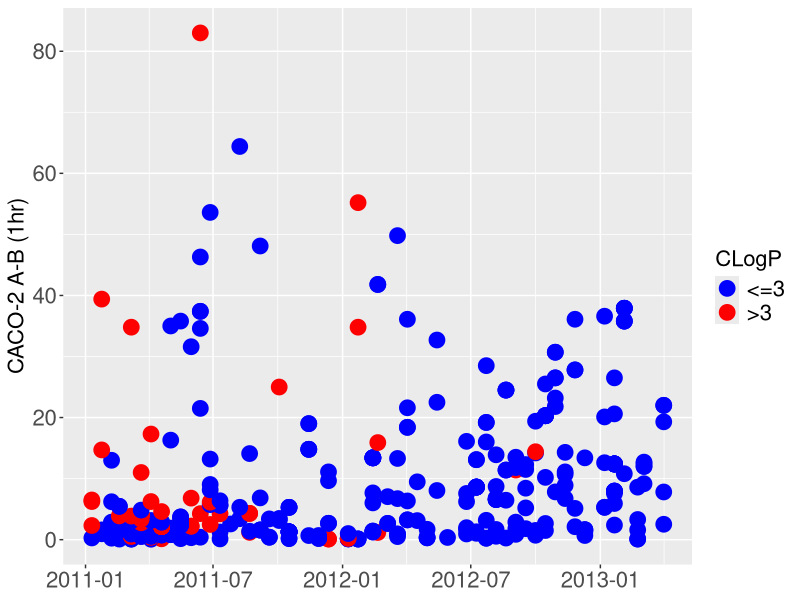
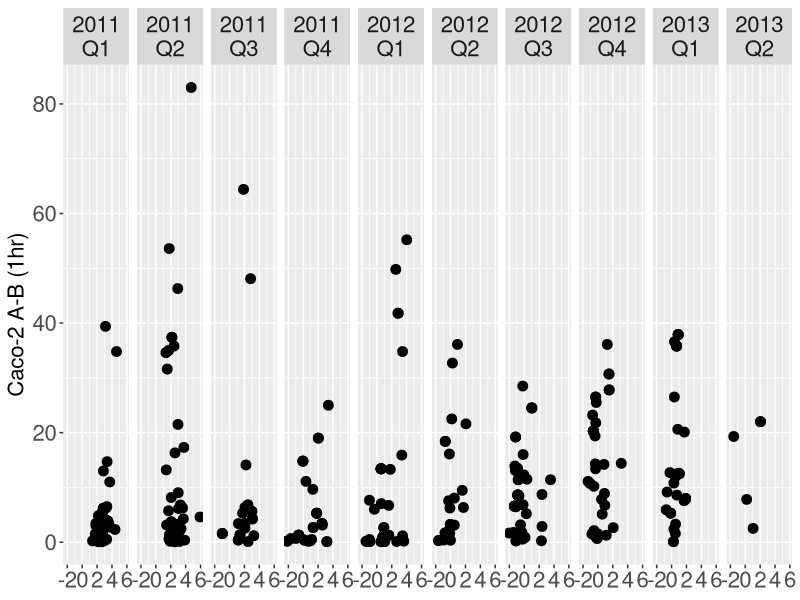
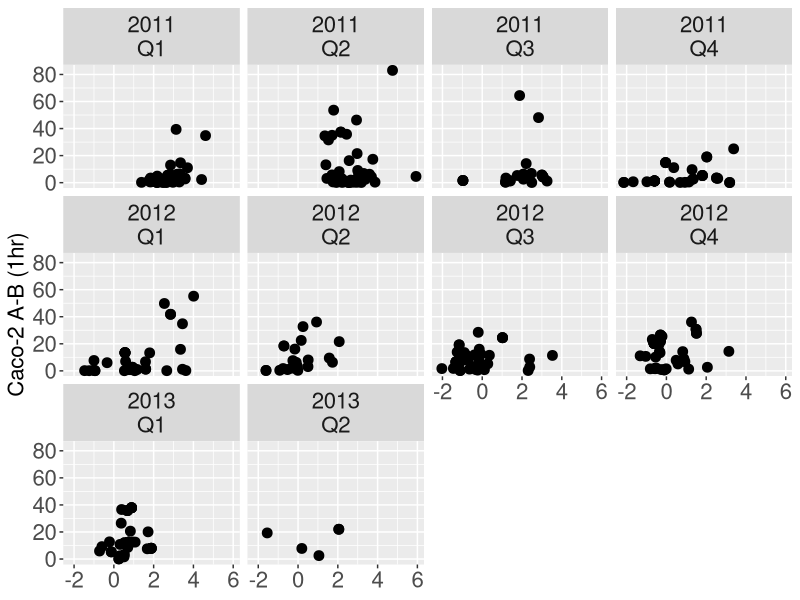
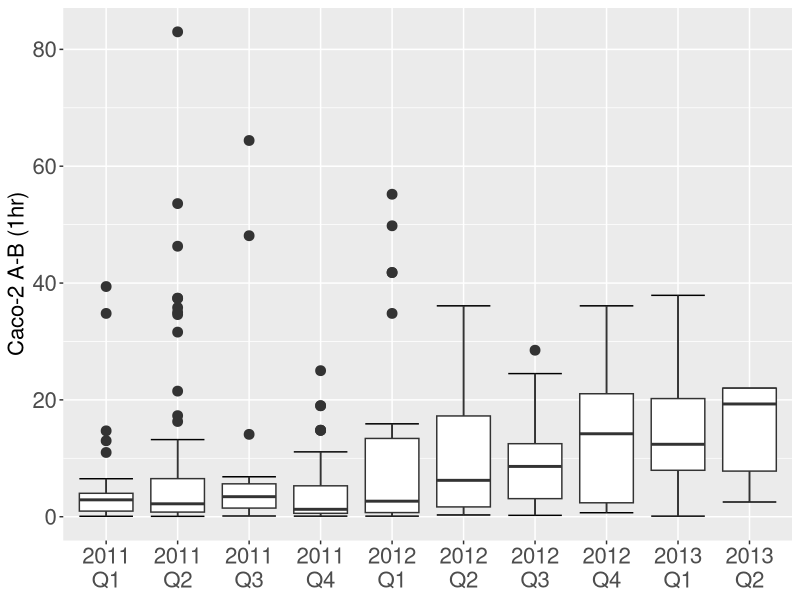

Here is the R script that generated these plots, in order: (Note: this script raises an error after producing the figures.)
library(beeswarm)
library(ggplot2)
library(ggthemes)

#Setup my preferences for fonts
pwfont = theme(axis.title.x = element_blank()) + theme(axis.text = element_text(size=16)) + theme(axis.title.y=element_text(size=16)) + theme(legend.title = element_text(size=16)) + theme(legend.text = element_text(size=16)) + theme(strip.text.x = element_text(size = 16))

# read the data 
d = read.csv("CACO_sample.csv")
# make sure the data field is the appropriate data type
d$Date = as.Date(d$Date,"%Y-%m-%d")
# bin the LogP Data
d$LogPBin = cut(d$CLogP,breaks=c(-100,3,100),labels=c("<=3",">3"))

#Make a scatterplot of CACO-2 A-B vs time
scatterPlot = ggplot(d,aes(x=Date,y=Value,col=LogPBin))+geom_point(size=5) + ylab("CACO-2 A-B (1hr)") + scale_color_manual(name="CLogP",values=c("<=3"="blue",">3"="red")) +  pwfont
print(scatterPlot)

#plot a scatterplot of CACO-2 A-B vs CLogP faceted by quarter as a single row
facetGrid = ggplot(d,aes(x=CLogP,y=Value)) + geom_point(size=3) + ylab("Caco-2 A-B (1hr)") + facet_grid(~Label) + pwfont
print(facetGrid)

#plot a scatterplot of CACO-2 A-B vs CLogP faceted by quarter as a multi-row grid
facetWrap = ggplot(d,aes(x=CLogP,y=Value)) + geom_point(size=3) + ylab("Caco-2 A-B (1hr)") + facet_wrap(~Label) + pwfont 
print(facetWrap)

#setup the points for the beeswarm plot
bs = beeswarm(d$Value~d$QY,do.plot=FALSE)
# transfer the points for the beeswarm plot to dataframe d
d$x = bs$x
d$y = bs$y

# simple boxplot
simpleBoxplot = ggplot(d,aes(x=Label,y=Value)) + stat_boxplot(geom ='errorbar') + geom_boxplot(notch=FALSE,outlier.size=3) + theme(strip.text.x = element_text(size = 16)) + pwfont + ylab("Caco-2 A-B (1hr)") + xlab("CLogP")
print(simpleBoxplot)

#beeswarm plot, not that the trick here is to do geom_tufteboxplot with boxwidth=0 and fatten = 0
beeswarmPlot = ggplot(d,aes(x=Label,y=Value)) + geom_tufteboxplot(median.type="box",color="white",fill="white",boxwidth=0,fatten=0) + theme(strip.text.x = element_text(size = 16)) + pwfont + ylab("Caco-2 A-B (1hr)") + xlab("CLogP") + geom_point(aes(x=x,y=y,col=LogPBin,alpha=1),size=4) + scale_color_manual(name="CLogP",values=c("<=3"="blue",">3"="red"))+guides(alpha=FALSE)
print(beeswarmPlot)

#beeswarm plot + boxplot
beeswarmBoxplot = ggplot(d,aes(x=Label,y=Value)) + stat_boxplot(geom="errorbar")+ geom_boxplot(outlier.size=0) + theme(strip.text.x = element_text(size = 16)) + pwfont + ylab("Caco-2 A-B (1hr)") + xlab("CLogP") + geom_point(aes(x=x,y=y,col=LogPBin,alpha=1),size=4) + scale_color_manual(name="CLogP",values=c("<=3"="blue",">3"="red"))+guides(alpha=FALSE) 
print(beeswarmBoxplot)

#beeswarm plot + Tufte boxplot
beeswarmTufte = ggplot(d,aes(x=Label,y=Value)) + geom_tufteboxplot(median.type="box",color="white",fill="white") + theme(strip.text.x = element_text(size = 16)) + pwfont + ylab("Caco-2 A-B (1hr)") + xlab("CLogP") + geom_point(aes(x=x,y=y,col=LogPBin,alpha=1),size=4) + scale_color_manual(name="CLogP",values=c("<=3"="blue",">3"="red"))+guides(alpha=FALSE)
print(beeswarmTufte)



